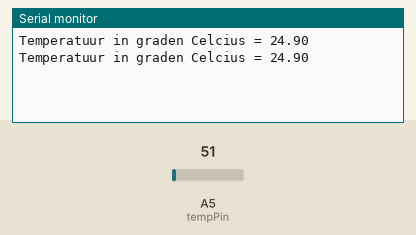
This sketch was run on a simulated Arduino Uno, built with avr-gcc and run on an emulated ATmega328P. Parts: the last lines printed to the serial monitor. Inputs (shaded band) come from the test bench; at power-on: A5 (tempPin) = 51.

Above: at 1.8 s.
1.9 s: A5 (tempPin) set to 61
At 2.6 s:
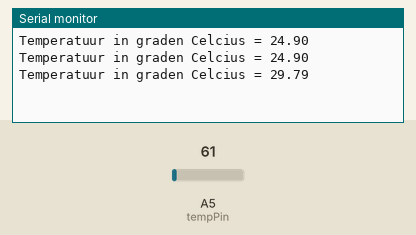
3.4 s: A5 (tempPin) set to 71
At 4.8 s:
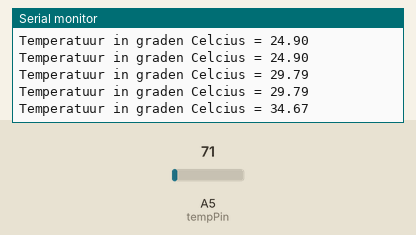
Timing chart, 0 to 6.4 s (numbered marks = the images above; inputs shaded):
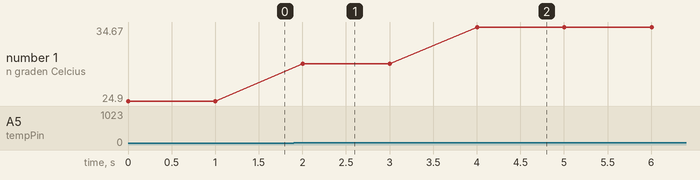

Measured:
- after the input at 1.9 s, the serial monitor: prints a new line after 0.10 s (image 1)
- after the input at 3.4 s, the serial monitor: prints a new line after 0.60 s (image 2)
- plotted number 1: 24.9 → 29.79 after the input at 1.9 s, 29.79 → 34.67 after the input at 3.4 s

The sketch:

Opdracht_4.ino
```cpp
//opdracht 4
const int tempPin = A5; //instancieren van de LM35 op de analoge ingang A5
float temperatureCount = 0; //startwaarde van de temperatuur counter op 0 zetten

//functie setup aanspreken
void setup() {
  Serial.begin(9600); //serial laten starten met begin functie
}

void loop() {
  temperatureCount = analogRead(tempPin); //temperatuurwaarde aflezen van de temperatuurPin
  temperatureCount = temperatureCount * 0.48828125; //graden celcius berekenen
  Serial.print("Temperatuur in graden Celcius = "); //temperatuur laten zien op de seriele monitor
  Serial.println(temperatureCount); //temperatuur laten zien op de seriele monitor
  delay(1000); //1 seconden wachten met opnieuw printen
}
```
